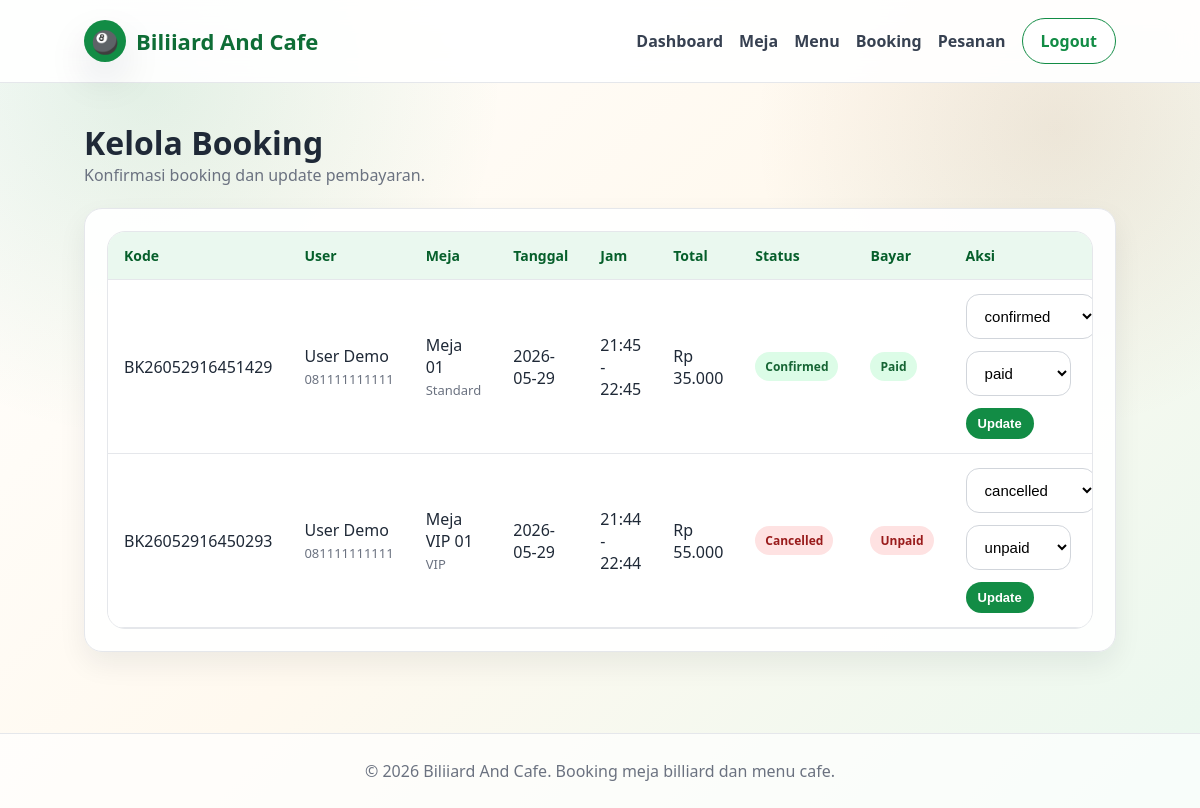
The app's page /admin/bookings.php (signed in) with its own data.
### tables this page shows
CREATE TABLE `bookings` (
  `id` int(11) NOT NULL,
  `booking_code` varchar(30) NOT NULL,
  `user_id` int(11) NOT NULL,
  `table_id` int(11) NOT NULL,
  `booking_date` date NOT NULL,
  `start_time` time NOT NULL,
  `end_time` time NOT NULL,
  `duration_hours` int(11) NOT NULL DEFAULT 1,
  `total_price` decimal(12,2) NOT NULL DEFAULT 0.00,
  `status` enum('pending','confirmed','completed','cancelled') NOT NULL DEFAULT 'pending',
  `payment_status` enum('unpaid','paid') NOT NULL DEFAULT 'unpaid',
  `notes` text DEFAULT NULL,
  `created_at` timestamp NOT NULL DEFAULT current_timestamp()
);

CREATE TABLE `users` (
  `id` int(11) NOT NULL,
  `name` varchar(100) NOT NULL,
  `username` varchar(50) NOT NULL,
  `email` varchar(100) NOT NULL,
  `phone` varchar(30) DEFAULT NULL,
  `password` varchar(255) NOT NULL,
  `role` enum('admin','user') NOT NULL DEFAULT 'user',
  `status` enum('active','inactive') NOT NULL DEFAULT 'active',
  `created_at` timestamp NOT NULL DEFAULT current_timestamp()
);

CREATE TABLE `billiard_tables` (
  `id` int(11) NOT NULL,
  `table_name` varchar(100) NOT NULL,
  `table_type` enum('Standard','VIP','Premium') NOT NULL DEFAULT 'Standard',
  `price_per_hour` decimal(12,2) NOT NULL DEFAULT 0.00,
  `status` enum('available','maintenance','inactive') NOT NULL DEFAULT 'available',
  `description` text DEFAULT NULL,
  `created_at` timestamp NOT NULL DEFAULT current_timestamp()
);

### includes/functions.php (called while the page is built, shortened)
<?php
function e($value) {
    return htmlspecialchars((string)$value, ENT_QUOTES, 'UTF-8');
}
function rupiah($number) {
    return 'Rp ' . number_format((float)$number, 0, ',', '.');
}
function badgeClass($status) {
    $map = [
        'available' => 'success',
        'active' => 'success',
        'paid' => 'success',
        'confirmed' => 'success',
        'completed' => 'success',
        'ready' => 'success',
        'pending' => 'warning',
        'process' => 'info',
        'unpaid' => 'danger',
        'sold_out' => 'danger',
        'cancelled' => 'danger',
        'maintenance' => 'warning',
        'inactive' => 'dark'
    ];
    return $map[$status] ?? 'dark';
}

### admin/bookings.php (the view, shortened to what this page needs)
<?php
require_once '../config/database.php';
require_once '../includes/functions.php';
$bookings = $pdo->query("SELECT b.*, u.name, u.phone, t.table_name, t.table_type FROM bookings b JOIN users u ON u.id=b.user_id JOIN billiard_tables t ON t.id=b.table_id ORDER BY b.booking_date DESC, b.start_time DESC")->fetchAll();
require_once '../includes/header.php';
?>
<section class="container">
    <div class="section-title"><div><h2>Kelola Booking</h2><p>Konfirmasi booking dan update pembayaran.</p></div></div>
    <div class="card">
        <div class="table-responsive">
            <table class="data-table">
                <thead><tr><th>Kode</th><th>User</th><th>Meja</th><th>Tanggal</th><th>Jam</th><th>Total</th><th>Status</th><th>Bayar</th><th>Aksi</th></tr></thead>
                <tbody>
                <?php foreach ($bookings as $b): ?>
                    <tr>
                        <td><?= e($b['booking_code']) ?></td>
                        <td><?= e($b['name']) ?><br><span class="small muted"><?= e($b['phone']) ?></span></td>
                        <td><?= e($b['table_name']) ?><br><span class="small muted"><?= e($b['table_type']) ?></span></td>
                        <td><?= e($b['booking_date']) ?></td>
                        <td><?= e(substr($b['start_time'],0,5)) ?> - <?= e(substr($b['end_time'],0,5)) ?></td>
                        <td><?= rupiah($b['total_price']) ?></td>
                        <td><span class="badge badge-<?= badgeClass($b['status']) ?>"><?= e($b['status']) ?></span></td>
                        <td><span class="badge badge-<?= badgeClass($b['payment_status']) ?>"><?= e($b['payment_status']) ?></span></td>
                        <td>
                            <form method="post" class="actions">
                                <select name="status" class="form-control" style="width:130px"><option <?= $b['status']=='confirmed'?'selected':'' ?>>confirmed</option><option <?= $b['status']=='cancelled'?'selected':'' ?>>cancelled</option></select>
                                <select name="payment_status" class="form-control" style="width:105px"><option <?= $b['payment_status']=='unpaid'?'selected':'' ?>>unpaid</option><option <?= $b['payment_status']=='paid'?'selected':'' ?>>paid</option></select>
                                <button class="btn btn-sm btn-primary">Update</button>
                            </form>
                        </td>
                    </tr>
                <?php endforeach; ?>
                </tbody>
            </table>
        </div>
    </div>
</section>
<?php require_once '../includes/footer.php'; ?>

### assets/css/style.css (style rules this page uses)
:root { --green:#128C45; --green-light:#EAF8EF; --green-dark:#0E6D36; --brown:#8B5E34; --cream:#FFF9EF; --white:#FFFFFF; --dark:#1F2937; --muted:#6B7280; --line:#E5E7EB; --danger:#DC2626; --warning:#D97706; --info:#2563EB; --shadow:0 18px 40px rgba(17,24,39,.10); --radius:18px; }
* { box-sizing:border-box;margin:0;padding:0 }
body { font-family:'Segoe UI',Tahoma,Geneva,Verdana,sans-serif; background: radial-gradient(circle at 12% 10%, rgba(18,140,69,.12), transparent 28%), radial-gradient(circle at 88% 16%, rgba(139,94,52,.12), transparent 24%), linear-gradient(135deg,#ffffff 0%,#fff9ef 48%,#eaf8ef 100%); color:var(--dark); min-height:100vh; }
.container { width:min(1180px,86%);margin:0 auto;padding:38px 0 }
.btn { display:inline-flex;align-items:center;justify-content:center;gap:8px;border:0;border-radius:999px;padding:11px 18px;font-weight:800;cursor:pointer;transition:.2s }
.btn-primary { background:var(--green);color:#fff }
.btn-sm { padding:8px 12px;font-size:13px }
.actions { display:flex;gap:12px;flex-wrap:wrap;align-items:center }
.card { background:rgba(255,255,255,.96);border:1px solid var(--line);border-radius:var(--radius);padding:22px;box-shadow:0 12px 28px rgba(17,24,39,.07) }
.section-title { display:flex;justify-content:space-between;align-items:center;margin-bottom:22px;gap:14px }
.section-title h2 { font-size:32px }
.section-title p { color:var(--muted) }
.form-control { width:100%;padding:12px 14px;border:1px solid #D1D5DB;border-radius:13px;background:#fff;font-size:15px }
.table-responsive { overflow:auto;border-radius:18px;border:1px solid var(--line);background:#fff }
.data-table { width:100%;border-collapse:collapse;min-width:760px }
.data-table th,.data-table td { padding:14px 16px;text-align:left;border-bottom:1px solid var(--line);vertical-align:middle }
.data-table th { background:var(--green-light);color:#065F2B;font-size:14px }
.badge { display:inline-block;border-radius:999px;padding:6px 10px;font-size:12px;font-weight:800;text-transform:capitalize }
.badge-success { background:#DCFCE7;color:#166534 }
.badge-danger { background:#FEE2E2;color:#991B1B }
.muted { color:var(--muted) }
.small { font-size:13px }

### records on screen
bookings: booking_code "BK26052916451429", user.name "User Demo", user.phone "081111111111", table.table_name "Meja 01", table.table_type "Standard", booking_date "2026-05-29", start_time "21:45", end_time "22:45", total_price "Rp 35.000", status "Confirmed", payment_status "Paid", status "confirmed", payment_status "paid"
bookings: booking_code "BK26052916450293", user.name "User Demo", user.phone "081111111111", table.table_name "Meja VIP 01", table.table_type "VIP", booking_date "2026-05-29", start_time "21:44", end_time "22:44", total_price "Rp 55.000", status "Cancelled", payment_status "Unpaid", status "cancelled", payment_status "unpaid"
